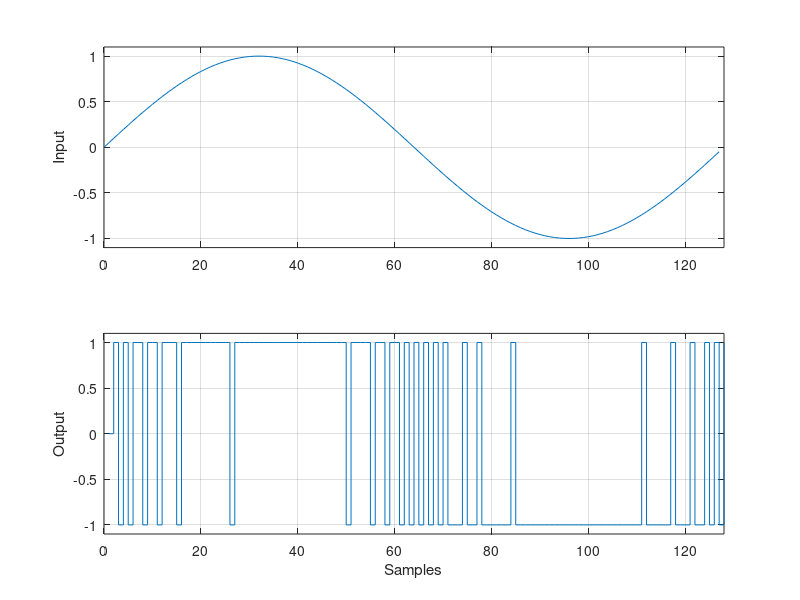

This figure's MATLAB source:
%% Simulation Sigma-Delta-Wandler
clear; close all; clc;

% Parameter
N=128;      % Anzahl Samples

% Input und init
%x=0*ones(1,N);
x=sin(2*pi*[0:N-1]/N);
y=zeros(1,N);
d=zeros(1,N);
dint=zeros(1,N);

% Sigma-Delta-Modulator
for n=2:N,
    d(n) = x(n)-y(n-1);
    dint(n) = d(n)+dint(n-1);
    y(n) = sign(dint(n)+eps); 
    % eps ist eine ganz kleine Zahl, verhindert Fall sign(0) = 0
end

%% Ausgabe
subplot(2,1,1); plot([0:N-1],x); grid;
ylabel('Input');
axis([0 N -1.1 1.1]);
subplot(2,1,2); stairs(y); grid;
xlabel('Samples'); ylabel('Output');
axis([0 N -1.1 1.1]);